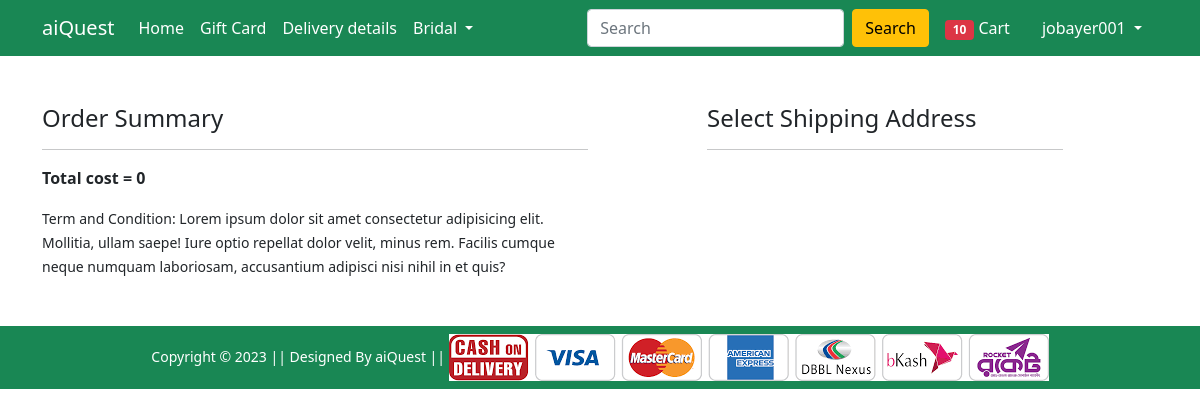
The page /checkout/ (signed in) on the database as committed earlier.
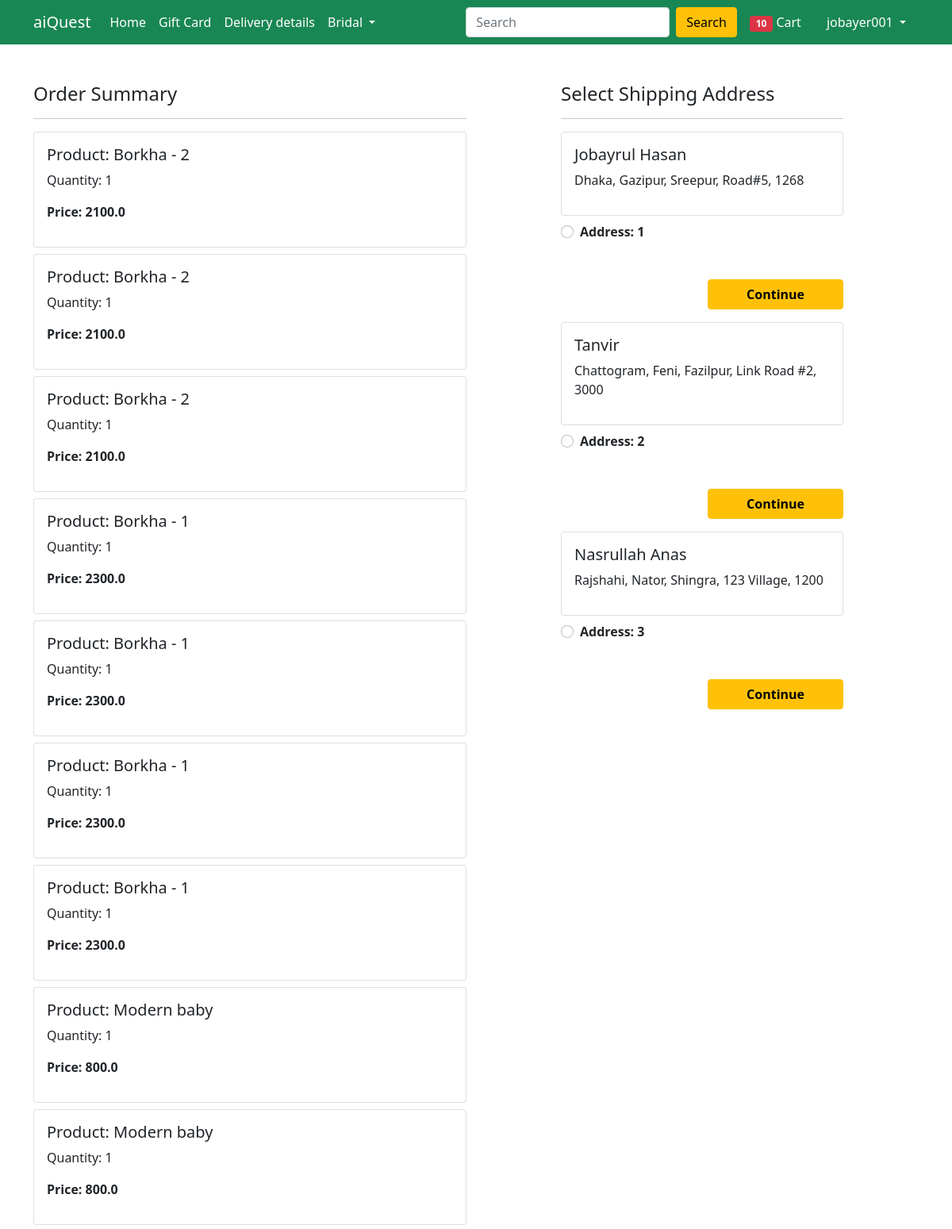
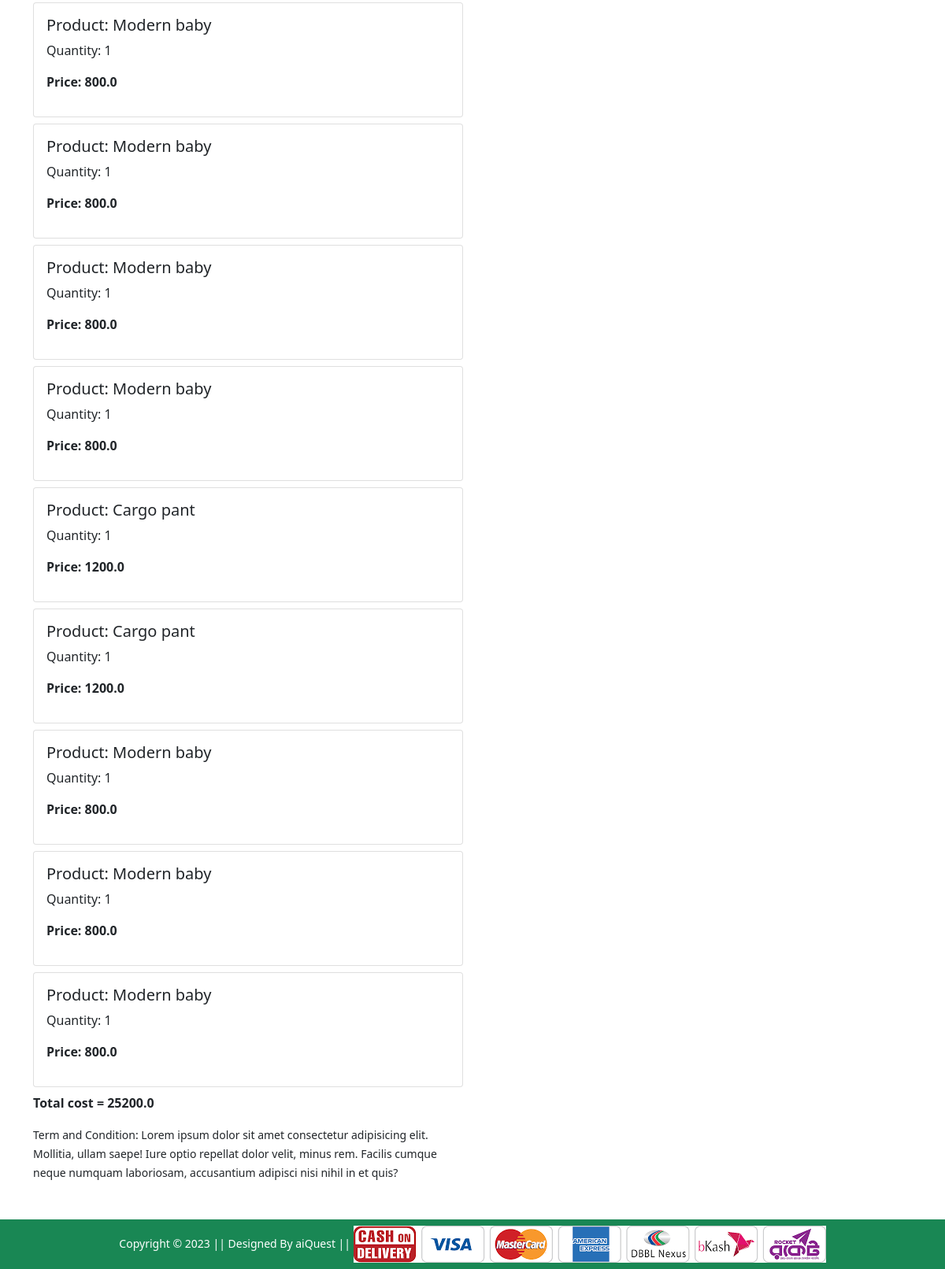
The same page on the database as committed later (2 pictures, top to bottom).
### Shop/models.py (models this page shows, shortened)
class Cart(models.Model):
    user = models.ForeignKey(User, on_delete=models.CASCADE)
    product = models.ForeignKey(Product, on_delete=models.CASCADE)
    quantity = models.PositiveIntegerField(default=1)
    @property
    def total_cost(self):
        return self.quantity * self.product.discounted_price

class Product(models.Model):
    title = models.CharField(max_length=100)
    selling_price = models.FloatField()
    discounted_price = models.FloatField()
    description = models.TextField()
    brand = models.CharField(max_length=100)
    category = models.CharField(choices=CATEGORY_CHOICES,max_length=2)
    product_image = models.ImageField(upload_to='productimg')

class Customer(models.Model):
    user = models.ForeignKey(User, on_delete=models.CASCADE)
    name = models.CharField(max_length=200)
    division = models.CharField(choices=DIVISION_CHOICES, max_length= 50)
    district = models.CharField(max_length=200)
    thana = models.CharField(max_length=50)
    villageorroad = models.CharField(max_length=50)
    zipcode = models.IntegerField()

### Shop/views.py (the view)
# urls.py: path('checkout/', views.checkout, name= 'checkout'),
@login_required
def checkout(request):
    request_user = request.user
    add = Customer.objects.filter(user = request_user)
    cart_items = Cart.objects.filter(user = request_user)
    amount = 0
    shipping_amount = 100
    totalamount = 0
    cart_product = [p for p in Cart.objects.all() if p.user == request_user]
    if cart_product:
     for p in cart_product:
      tempamount = (p.quantity * p.product.discounted_price)
      amount += tempamount
      totalamount = amount + shipping_amount
    return render(request, 'Shop/checkout.html', {'add': add, 'totalamount': totalamount, 'cart_items': cart_items})

### Shop/templates/Shop/checkout.html (shortened to what this page needs)
{% extends 'Shop/base.html' %}
{% load static %}
{% block main-content %}
<div class="container">
    <div class="row mt-5">
        <div class="col-sm-6">
            <h4>Order Summary</h4>
            <hr>
            {% for item in cart_items %}
            <div class="card mb-2">
                <div class="card-body">
                    <h5>Product: {{item.product.title}}</h5>
                    <p>Quantity: {{item.quantity}}</p>
                    <p class="fw-bold">Price: {{item.total_cost}}</p>
                </div>
            </div>
            {% endfor %}
              <p class="fw-bold">Total cost = {{totalamount}}</p>
            <small>Term and Condition: Lorem ipsum dolor sit amet consectetur adipisicing elit. Mollitia, ullam saepe!
                Iure optio repellat dolor velit, minus rem. Facilis cumque neque numquam laboriosam, accusantium
                adipisci nisi nihil in et quis?</small>
        </div>
        <div class="col-sm-4 offset-sm-1">
            <h4>Select Shipping Address</h4>
            <hr>
            <form action="/paymentdone">
                {% for ad in add %}
                <div class="card">
                    <div class="card-body">
                        <h5>{{ad.name}}</h5>
                        <p>{{ad.division}}, {{ad.district}}, {{ad.thana}}, {{ad.villageorroad}}, {{ad.zipcode}}</p>
                    </div>
                </div>
                <div class="form-check mt-2 mb-5">
                    <input class="form-check-input" type="radio" name = "custid" id="custadd{{forloop.counter}}" value="{{ad.id}}">
                    <label class="form-check-label fw-bold" for="">
                        Address: {{forloop.counter}} </label>
                </div>
                <div class="text-end">
                    <button type="submit" class="btn btn-warning mb-3 px-5 fw-bold">Continue</button>
                </div>
                {% endfor %}
            </form>
        </div>
    </div>
</div>
{% endblock main-content %}

Rows that differ between the two databases and show on the page:
added Cart: product "Borkha - 2", quantity "1", total_cost "2100.0"
added Cart: product "Borkha - 2", quantity "1", total_cost "2100.0"
added Cart: product "Borkha - 2", quantity "1", total_cost "2100.0"
added Cart: product "Borkha - 1", quantity "1", total_cost "2300.0"
added Cart: product "Borkha - 1", quantity "1", total_cost "2300.0"
added Cart: product "Borkha - 1", quantity "1", total_cost "2300.0"
added Cart: product "Borkha - 1", quantity "1", total_cost "2300.0"
added Cart: product "Modern baby", quantity "1", total_cost "800.0"
added Cart: product "Modern baby", quantity "1", total_cost "800.0"
added Cart: product "Modern baby", quantity "1", total_cost "800.0"
added Cart: product "Modern baby", quantity "1", total_cost "800.0"
added Cart: product "Modern baby", quantity "1", total_cost "800.0"
added Cart: product "Modern baby", quantity "1", total_cost "800.0"
added Cart: product "Cargo pant", quantity "1", total_cost "1200.0"
added Cart: product "Cargo pant", quantity "1", total_cost "1200.0"
added Cart: product "Modern baby", quantity "1", total_cost "800.0"
added Cart: product "Modern baby", quantity "1", total_cost "800.0"
added Cart: product "Modern baby", quantity "1", total_cost "800.0"
added Customer: name "Jobayrul Hasan", division "Dhaka", district "Gazipur", thana "Sreepur", villageorroad "Road#5", zipcode "1268"
added Customer: name "Tanvir", division "Chattogram", district "Feni", thana "Fazilpur", villageorroad "Link Road #2", zipcode "3000"
added Customer: name "Nasrullah Anas", division "Rajshahi", district "Nator", thana "Shingra", villageorroad "123 Village", zipcode "1200"
Other text that changed with them:
{{ totalamount }}: "0" → "25200.0"
